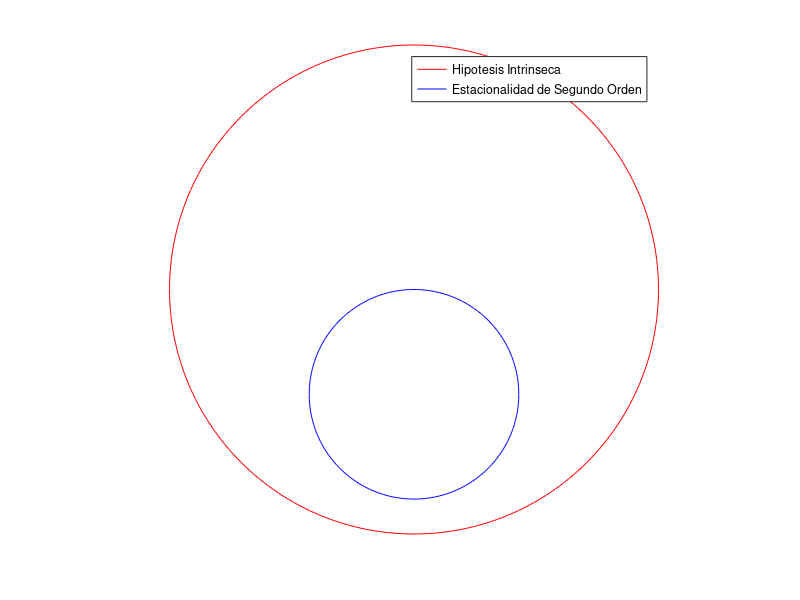

The MATLAB source for this figure:
h=3; k=5; N=256;
t=(0:N)*2*pi/N;

hold on;
r=7;
plot( r*cos(t)+h, r*sin(t)+k,"r;Hipotesis Intrinseca;");
r=3;
plot( r*cos(t)+h, r*sin(t)+k-3,"b;Estacionalidad de Segundo Orden;");
axis('square', 'off')
hold off;
